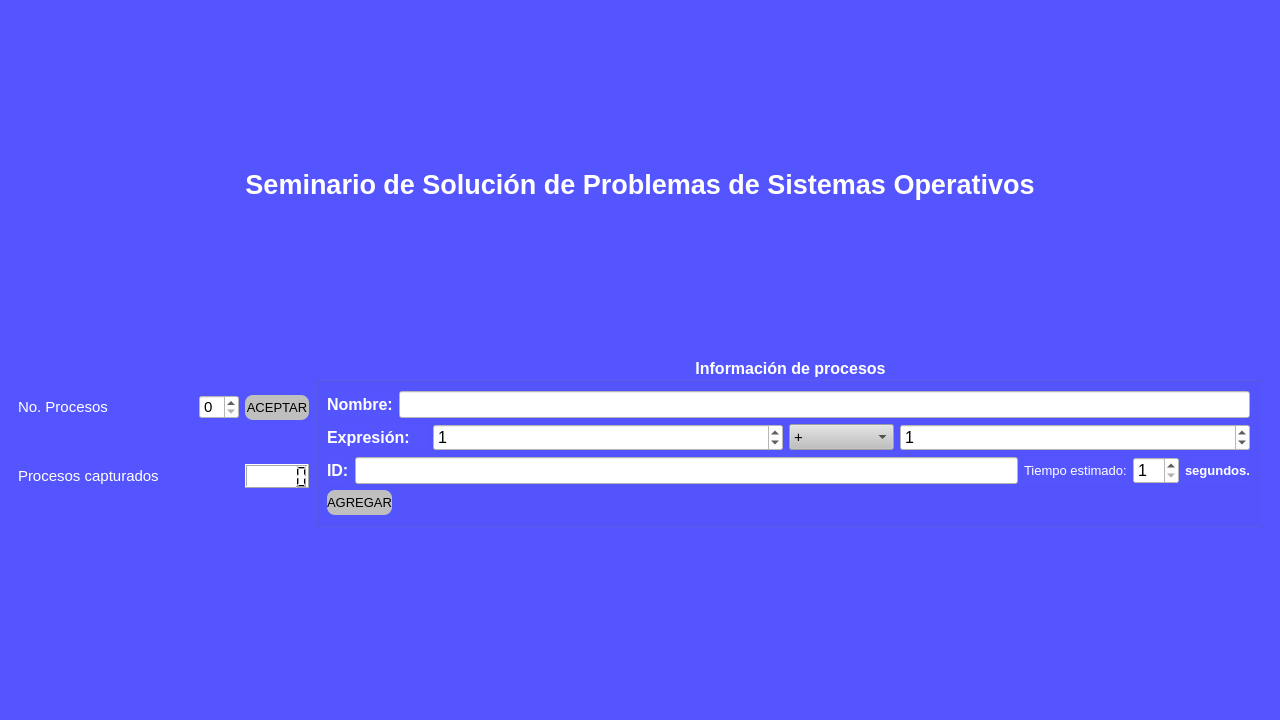
<?xml version="1.0" encoding="UTF-8"?>
<ui version="4.0">
 <class>MainWindow</class>
 <widget class="QMainWindow" name="MainWindow">
  <property name="geometry">
   <rect>
    <x>0</x>
    <y>0</y>
    <width>1280</width>
    <height>720</height>
   </rect>
  </property>
  <property name="minimumSize">
   <size>
    <width>0</width>
    <height>0</height>
   </size>
  </property>
  <property name="maximumSize">
   <size>
    <width>1920</width>
    <height>1080</height>
   </size>
  </property>
  <property name="font">
   <font>
    <pointsize>12</pointsize>
    <bold>false</bold>
   </font>
  </property>
  <property name="windowTitle">
   <string>Simulador de Procesos por Lotes</string>
  </property>
  <property name="styleSheet">
   <string notr="true">color: rgb(255, 255, 255);
background-color: rgb(85, 85, 255);</string>
  </property>
  <widget class="QWidget" name="centralwidget">
   <layout class="QGridLayout" name="gridLayout_4">
    <item row="1" column="0">
     <widget class="QStackedWidget" name="stackedWidget">
      <property name="enabled">
       <bool>true</bool>
      </property>
      <property name="currentIndex">
       <number>0</number>
      </property>
      <widget class="QWidget" name="capturaProcesos">
       <property name="font">
        <font>
         <pointsize>12</pointsize>
        </font>
       </property>
       <layout class="QGridLayout" name="gridLayout_3">
        <item row="1" column="0">
         <layout class="QHBoxLayout" name="horizontalLayout_2">
          <item>
           <layout class="QGridLayout" name="gridLayout">
            <item row="1" column="0">
             <widget class="QLabel" name="capturatedProcessesLB">
              <property name="minimumSize">
               <size>
                <width>175</width>
                <height>24</height>
               </size>
              </property>
              <property name="maximumSize">
               <size>
                <width>152</width>
                <height>24</height>
               </size>
              </property>
              <property name="font">
               <font>
                <pointsize>11</pointsize>
               </font>
              </property>
              <property name="text">
               <string>Procesos capturados</string>
              </property>
             </widget>
            </item>
            <item row="0" column="1">
             <widget class="QSpinBox" name="processNumberSP">
              <property name="minimumSize">
               <size>
                <width>40</width>
                <height>24</height>
               </size>
              </property>
              <property name="maximumSize">
               <size>
                <width>40</width>
                <height>24</height>
               </size>
              </property>
              <property name="font">
               <font>
                <pointsize>11</pointsize>
               </font>
              </property>
              <property name="styleSheet">
               <string notr="true">background-color: rgb(255, 255, 255);
color: rgb(0, 0, 0);</string>
              </property>
             </widget>
            </item>
            <item row="0" column="0">
             <widget class="QLabel" name="processAcountLB">
              <property name="minimumSize">
               <size>
                <width>120</width>
                <height>24</height>
               </size>
              </property>
              <property name="maximumSize">
               <size>
                <width>96</width>
                <height>24</height>
               </size>
              </property>
              <property name="font">
               <font>
                <pointsize>11</pointsize>
               </font>
              </property>
              <property name="text">
               <string>No. Procesos</string>
              </property>
             </widget>
            </item>
            <item row="1" column="2">
             <widget class="QLCDNumber" name="capturatedProcessesCounter">
              <property name="minimumSize">
               <size>
                <width>64</width>
                <height>24</height>
               </size>
              </property>
              <property name="maximumSize">
               <size>
                <width>64</width>
                <height>24</height>
               </size>
              </property>
              <property name="styleSheet">
               <string notr="true">background-color: rgb(255, 255, 255);
color: rgb(0, 0, 0);</string>
              </property>
              <property name="digitCount">
               <number>5</number>
              </property>
              <property name="value" stdset="0">
               <double>0.000000000000000</double>
              </property>
             </widget>
            </item>
            <item row="0" column="2">
             <widget class="QPushButton" name="processAcountPB">
              <property name="enabled">
               <bool>false</bool>
              </property>
              <property name="sizePolicy">
               <sizepolicy hsizetype="Preferred" vsizetype="Fixed">
                <horstretch>0</horstretch>
                <verstretch>0</verstretch>
               </sizepolicy>
              </property>
              <property name="minimumSize">
               <size>
                <width>0</width>
                <height>25</height>
               </size>
              </property>
              <property name="font">
               <font>
                <pointsize>10</pointsize>
               </font>
              </property>
              <property name="styleSheet">
               <string notr="true">color: rgb(0, 0, 0);
background-color: rgb(191, 191, 191);
border-radius: 8px;</string>
              </property>
              <property name="text">
               <string>ACEPTAR</string>
              </property>
             </widget>
            </item>
           </layout>
          </item>
          <item>
           <layout class="QHBoxLayout" name="horizontalLayout"/>
          </item>
         </layout>
        </item>
        <item row="1" column="1">
         <widget class="QGroupBox" name="dataGB">
          <property name="enabled">
           <bool>false</bool>
          </property>
          <property name="font">
           <font>
            <pointsize>12</pointsize>
            <bold>true</bold>
           </font>
          </property>
          <property name="title">
           <string>Información de procesos</string>
          </property>
          <property name="alignment">
           <set>Qt::AlignCenter</set>
          </property>
          <layout class="QGridLayout" name="gridLayout_2">
           <item row="0" column="0">
            <layout class="QHBoxLayout" name="horizontalLayout_13">
             <item>
              <widget class="QLabel" name="nameLB">
               <property name="font">
                <font>
                 <pointsize>12</pointsize>
                </font>
               </property>
               <property name="text">
                <string>Nombre:</string>
               </property>
              </widget>
             </item>
             <item>
              <widget class="QLineEdit" name="nameLE">
               <property name="font">
                <font>
                 <pointsize>12</pointsize>
                 <bold>false</bold>
                </font>
               </property>
               <property name="styleSheet">
                <string notr="true">background-color: rgb(255, 255, 255);
color: rgb(0, 0, 0);</string>
               </property>
              </widget>
             </item>
            </layout>
           </item>
           <item row="1" column="0">
            <layout class="QHBoxLayout" name="horizontalLayout_11">
             <item>
              <widget class="QLabel" name="operationLB">
               <property name="maximumSize">
                <size>
                 <width>100</width>
                 <height>26</height>
                </size>
               </property>
               <property name="font">
                <font>
                 <pointsize>12</pointsize>
                </font>
               </property>
               <property name="text">
                <string>Expresión:</string>
               </property>
              </widget>
             </item>
             <item>
              <layout class="QHBoxLayout" name="horizontalLayout_12">
               <item>
                <widget class="QSpinBox" name="number1SP">
                 <property name="font">
                  <font>
                   <pointsize>12</pointsize>
                  </font>
                 </property>
                 <property name="styleSheet">
                  <string notr="true">background-color: rgb(255, 255, 255);
color: rgb(0, 0, 0);</string>
                 </property>
                 <property name="value">
                  <number>1</number>
                 </property>
                </widget>
               </item>
               <item>
                <widget class="QComboBox" name="symbolsCB">
                 <property name="sizePolicy">
                  <sizepolicy hsizetype="Maximum" vsizetype="Fixed">
                   <horstretch>0</horstretch>
                   <verstretch>0</verstretch>
                  </sizepolicy>
                 </property>
                 <property name="minimumSize">
                  <size>
                   <width>0</width>
                   <height>25</height>
                  </size>
                 </property>
                 <property name="font">
                  <font>
                   <pointsize>11</pointsize>
                  </font>
                 </property>
                 <property name="styleSheet">
                  <string notr="true">color: rgb(0, 0, 0);
background-color: rgb(191, 191, 191);</string>
                 </property>
                 <property name="currentIndex">
                  <number>0</number>
                 </property>
                 <item>
                  <property name="text">
                   <string>+</string>
                  </property>
                 </item>
                 <item>
                  <property name="text">
                   <string>-</string>
                  </property>
                 </item>
                 <item>
                  <property name="text">
                   <string>*</string>
                  </property>
                 </item>
                 <item>
                  <property name="text">
                   <string>/</string>
                  </property>
                 </item>
                 <item>
                  <property name="text">
                   <string>% (residuo)</string>
                  </property>
                 </item>
                </widget>
               </item>
               <item>
                <widget class="QSpinBox" name="number2SP">
                 <property name="font">
                  <font>
                   <pointsize>12</pointsize>
                  </font>
                 </property>
                 <property name="styleSheet">
                  <string notr="true">background-color: rgb(255, 255, 255);
color: rgb(0, 0, 0);</string>
                 </property>
                 <property name="minimum">
                  <number>-99</number>
                 </property>
                 <property name="value">
                  <number>1</number>
                 </property>
                 <property name="displayIntegerBase">
                  <number>10</number>
                 </property>
                </widget>
               </item>
              </layout>
             </item>
            </layout>
           </item>
           <item row="2" column="0">
            <layout class="QHBoxLayout" name="horizontalLayout_10">
             <item>
              <widget class="QLabel" name="idLB">
               <property name="font">
                <font>
                 <pointsize>12</pointsize>
                </font>
               </property>
               <property name="text">
                <string>ID:</string>
               </property>
              </widget>
             </item>
             <item>
              <widget class="QLineEdit" name="idLE">
               <property name="font">
                <font>
                 <pointsize>12</pointsize>
                </font>
               </property>
               <property name="styleSheet">
                <string notr="true">background-color: rgb(255, 255, 255);
color: rgb(0, 0, 0);</string>
               </property>
              </widget>
             </item>
             <item>
              <layout class="QHBoxLayout" name="horizontalLayout_15">
               <item>
                <widget class="QLabel" name="timeEstimatedLB">
                 <property name="font">
                  <font>
                   <pointsize>10</pointsize>
                   <bold>false</bold>
                  </font>
                 </property>
                 <property name="text">
                  <string>Tiempo estimado:</string>
                 </property>
                </widget>
               </item>
               <item>
                <layout class="QHBoxLayout" name="horizontalLayout_16">
                 <item>
                  <widget class="QSpinBox" name="timeEstimatedSP">
                   <property name="font">
                    <font>
                     <pointsize>12</pointsize>
                    </font>
                   </property>
                   <property name="styleSheet">
                    <string notr="true">background-color: rgb(255, 255, 255);
color: rgb(0, 0, 0);</string>
                   </property>
                   <property name="minimum">
                    <number>1</number>
                   </property>
                   <property name="value">
                    <number>1</number>
                   </property>
                  </widget>
                 </item>
                 <item>
                  <widget class="QLabel" name="segsLB">
                   <property name="font">
                    <font>
                     <pointsize>10</pointsize>
                    </font>
                   </property>
                   <property name="text">
                    <string>segundos.</string>
                   </property>
                  </widget>
                 </item>
                </layout>
               </item>
              </layout>
             </item>
            </layout>
           </item>
           <item row="3" column="0">
            <widget class="QPushButton" name="addProcessBT">
             <property name="enabled">
              <bool>false</bool>
             </property>
             <property name="sizePolicy">
              <sizepolicy hsizetype="Fixed" vsizetype="Fixed">
               <horstretch>0</horstretch>
               <verstretch>0</verstretch>
              </sizepolicy>
             </property>
             <property name="minimumSize">
              <size>
               <width>0</width>
               <height>25</height>
              </size>
             </property>
             <property name="font">
              <font>
               <pointsize>10</pointsize>
              </font>
             </property>
             <property name="styleSheet">
              <string notr="true">color: rgb(0, 0, 0);
background-color: rgb(191, 191, 191);
border-radius: 8px;</string>
             </property>
             <property name="text">
              <string>AGREGAR</string>
             </property>
            </widget>
           </item>
          </layout>
         </widget>
        </item>
        <item row="0" column="0" colspan="2">
         <widget class="QLabel" name="programName">
          <property name="sizePolicy">
           <sizepolicy hsizetype="Preferred" vsizetype="Fixed">
            <horstretch>0</horstretch>
            <verstretch>0</verstretch>
           </sizepolicy>
          </property>
          <property name="font">
           <font>
            <pointsize>20</pointsize>
            <bold>true</bold>
           </font>
          </property>
          <property name="text">
           <string>Seminario de Solución de Problemas de Sistemas Operativos</string>
          </property>
          <property name="alignment">
           <set>Qt::AlignCenter</set>
          </property>
         </widget>
        </item>
       </layout>
      </widget>
      <widget class="QWidget" name="mostrarProcesos">
       <property name="maximumSize">
        <size>
         <width>1270</width>
         <height>720</height>
        </size>
       </property>
       <layout class="QGridLayout" name="gridLayout_8">
        <item row="2" column="1">
         <widget class="QGroupBox" name="processRuningGB">
          <property name="maximumSize">
           <size>
            <width>255</width>
            <height>221</height>
           </size>
          </property>
          <property name="font">
           <font>
            <pointsize>12</pointsize>
            <bold>true</bold>
           </font>
          </property>
          <property name="title">
           <string>Proceso en ejecución</string>
          </property>
          <property name="alignment">
           <set>Qt::AlignCenter</set>
          </property>
          <layout class="QGridLayout" name="gridLayout_6">
           <item row="0" column="0">
            <widget class="QTableWidget" name="processRuningTB">
             <property name="styleSheet">
              <string notr="true">background-color: white;
color: black;
</string>
             </property>
             <property name="editTriggers">
              <set>QAbstractItemView::NoEditTriggers</set>
             </property>
             <attribute name="horizontalHeaderVisible">
              <bool>false</bool>
             </attribute>
             <attribute name="horizontalHeaderCascadingSectionResizes">
              <bool>false</bool>
             </attribute>
             <attribute name="horizontalHeaderStretchLastSection">
              <bool>true</bool>
             </attribute>
             <attribute name="verticalHeaderCascadingSectionResizes">
              <bool>false</bool>
             </attribute>
             <attribute name="verticalHeaderStretchLastSection">
              <bool>false</bool>
             </attribute>
             <row>
              <property name="text">
               <string>ID</string>
              </property>
             </row>
             <row>
              <property name="text">
               <string>Nombre</string>
              </property>
             </row>
             <row>
              <property name="text">
               <string>OPE</string>
              </property>
             </row>
             <row>
              <property name="text">
               <string>TME</string>
              </property>
             </row>
             <row>
              <property name="text">
               <string>TT</string>
              </property>
             </row>
             <row>
              <property name="text">
               <string>TR</string>
              </property>
             </row>
             <column>
              <property name="text">
               <string>New Column</string>
              </property>
             </column>
            </widget>
           </item>
          </layout>
         </widget>
        </item>
        <item row="2" column="2">
         <widget class="QGroupBox" name="finishedGB">
          <property name="maximumSize">
           <size>
            <width>430</width>
            <height>16777215</height>
           </size>
          </property>
          <property name="font">
           <font>
            <pointsize>12</pointsize>
            <bold>true</bold>
           </font>
          </property>
          <property name="title">
           <string>Procesos Terminados</string>
          </property>
          <property name="alignment">
           <set>Qt::AlignCenter</set>
          </property>
          <layout class="QGridLayout" name="gridLayout_7">
           <item row="0" column="0">
            <widget class="QTableWidget" name="finishedTB">
             <property name="styleSheet">
              <string notr="true">background-color: white;
color: black;</string>
             </property>
             <property name="editTriggers">
              <set>QAbstractItemView::NoEditTriggers</set>
             </property>
             <attribute name="verticalHeaderVisible">
              <bool>false</bool>
             </attribute>
             <column>
              <property name="text">
               <string>ID</string>
              </property>
             </column>
             <column>
              <property name="text">
               <string>OPE</string>
              </property>
             </column>
             <column>
              <property name="text">
               <string>RL</string>
              </property>
             </column>
             <column>
              <property name="text">
               <string>NL</string>
              </property>
             </column>
            </widget>
           </item>
          </layout>
         </widget>
        </item>
        <item row="2" column="0">
         <widget class="QGroupBox" name="lotWorkingGB">
          <property name="maximumSize">
           <size>
            <width>255</width>
            <height>221</height>
           </size>
          </property>
          <property name="font">
           <font>
            <pointsize>12</pointsize>
            <bold>true</bold>
           </font>
          </property>
          <property name="title">
           <string>Lote en progreso</string>
          </property>
          <property name="alignment">
           <set>Qt::AlignCenter</set>
          </property>
          <layout class="QGridLayout" name="gridLayout_5">
           <item row="0" column="0">
            <widget class="QTableWidget" name="lotWorkingTB">
             <property name="styleSheet">
              <string notr="true">background-color: white;
color: black;</string>
             </property>
             <property name="editTriggers">
              <set>QAbstractItemView::NoEditTriggers</set>
             </property>
             <attribute name="horizontalHeaderCascadingSectionResizes">
              <bool>false</bool>
             </attribute>
             <attribute name="horizontalHeaderStretchLastSection">
              <bool>true</bool>
             </attribute>
             <attribute name="verticalHeaderVisible">
              <bool>false</bool>
             </attribute>
             <column>
              <property name="text">
               <string>Nombre</string>
              </property>
             </column>
             <column>
              <property name="text">
               <string>TME</string>
              </property>
             </column>
            </widget>
           </item>
          </layout>
         </widget>
        </item>
        <item row="0" column="0">
         <layout class="QHBoxLayout" name="horizontalLayout_4">
          <item>
           <widget class="QLabel" name="pendientLotsLB">
            <property name="font">
             <font>
              <pointsize>12</pointsize>
              <bold>true</bold>
             </font>
            </property>
            <property name="text">
             <string>No. Lotes pendientes: </string>
            </property>
           </widget>
          </item>
          <item>
           <widget class="QLCDNumber" name="pendientLotsLCD">
            <property name="frameShape">
             <enum>QFrame::NoFrame</enum>
            </property>
            <property name="frameShadow">
             <enum>QFrame::Raised</enum>
            </property>
            <property name="mode">
             <enum>QLCDNumber::Dec</enum>
            </property>
            <property name="segmentStyle">
             <enum>QLCDNumber::Flat</enum>
            </property>
           </widget>
          </item>
         </layout>
        </item>
        <item row="0" column="1">
         <layout class="QHBoxLayout" name="horizontalLayout_3">
          <item>
           <widget class="QLabel" name="globalCountLB">
            <property name="font">
             <font>
              <pointsize>12</pointsize>
              <bold>true</bold>
             </font>
            </property>
            <property name="text">
             <string>Tiempo transcurrido: </string>
            </property>
           </widget>
          </item>
          <item>
           <widget class="QLCDNumber" name="globalCountLCD">
            <property name="frameShape">
             <enum>QFrame::NoFrame</enum>
            </property>
           </widget>
          </item>
         </layout>
        </item>
        <item row="3" column="0">
         <widget class="QPushButton" name="startRunPB">
          <property name="font">
           <font>
            <pointsize>10</pointsize>
            <bold>true</bold>
           </font>
          </property>
          <property name="styleSheet">
           <string notr="true">color: black;
background-color: white;
border-radius: 8px;</string>
          </property>
          <property name="text">
           <string>Comenzar</string>
          </property>
         </widget>
        </item>
       </layout>
      </widget>
     </widget>
    </item>
   </layout>
  </widget>
  <widget class="QMenuBar" name="menubar">
   <property name="geometry">
    <rect>
     <x>0</x>
     <y>0</y>
     <width>1280</width>
     <height>25</height>
    </rect>
   </property>
  </widget>
  <widget class="QStatusBar" name="statusbar"/>
 </widget>
 <resources/>
 <connections/>
</ui>
